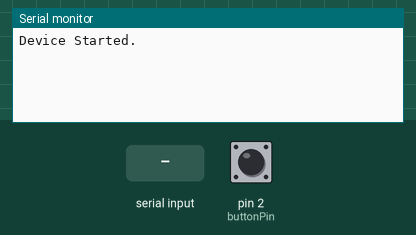
This sketch was run on a simulated Arduino Uno, built with avr-gcc and run on an emulated ATmega328P. On the bench: the last lines printed to the serial monitor. The inputs (shaded band) are chosen by the test bench; at power-on: pin 2 (buttonPin) LOW.

Above: at 3.2 s.
3.3 s: pin 2 (buttonPin) pulled HIGH for 0.15 s
At 4.6 s:
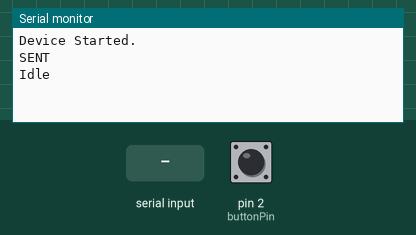
4.9 s: "1\n" received over the second serial link
At 5.4 s:
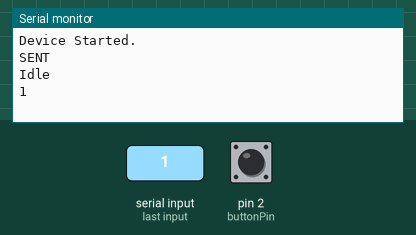
6.4 s: "0\n" received over the second serial link
At 7.7 s:
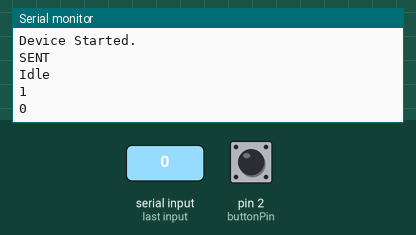

Measured:
- after the input at 3.3 s, the serial monitor: prints a new line at once (image 1)
- after the input at 4.9 s, the serial monitor: prints a new line at once (image 2)
- after the input at 6.4 s, the serial monitor: prints a new line at once (image 3)

The sketch:

ArduinoSwitch.ino
```cpp
#include <SoftwareSerial.h>

SoftwareSerial software_Serial(4, 5); // RX, TX


//int i, count;
int state;
bool cmdSent = false;
char recvChar;
String readString;
int buttonPin = 2;

void setup() {
  // Open serial communications and wait for port to open:
  Serial.begin(38400);
  while (!Serial) {
    ; // wait for serial port to connect. Needed for native USB port only
  }

  pinMode(buttonPin, INPUT);      // sets the digital pin as output

  // set the data rate for the SoftwareSerial port
  software_Serial.begin(38400);

  delay(2000);

  Serial.println("Device Started.");
  software_Serial.println("P2P 0000 Bom dia meu Mestre. Vamos dar Luz?");
}


void loop()
{

    state = digitalRead(buttonPin);
    if ((state == HIGH) && (!cmdSent))
    {
      cmdSent = true;
      Serial.println("SENT");
      software_Serial.println("P2P 0000 1");
    }
    else if ((state == LOW) && (cmdSent))
    {
      Serial.println("Idle");
      cmdSent = false;
      software_Serial.println("P2P 0000 0");
    }


  if (software_Serial.available())
  {
    readString = "";
    while(software_Serial.available())
    {
      recvChar = software_Serial.read();
      readString += recvChar;

    }
    readString += '\n';
    Serial.print(readString);
  }

}


      //readString += recvChar; //makes the string readString
      //count ++;
 //for (i = 0; i < count; i++)
    //{
    //  software_Serial.print(readString[i]);
    //}

    //readString += '\n';
    //software_Serial.print("\nP2P 0000 " + readString);
```
